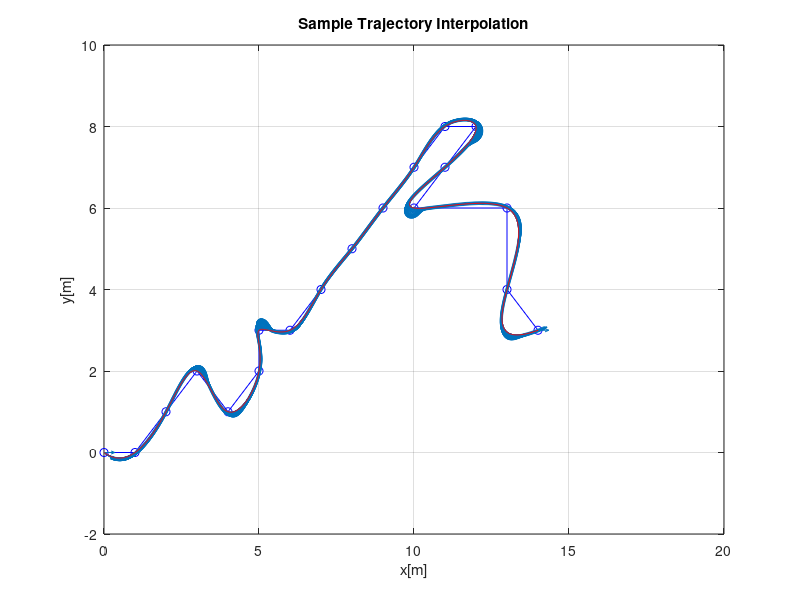

Write MATLAB code to recreate this figure.
%% Define trajectory from set of points 

point = [0, 0;
    1, 0;
    2, 1;
    3, 2;
    4, 1;
    5, 2;
    5, 3;
    6, 3;
    7, 4;
    8, 5;
    9, 6;
    10, 7;
    11, 8;
    12, 8;
    11, 7;
    10, 6;
    13, 6;
    13, 4;
    14,3];

s = 1:1:length(point);

x_traj = spline(s, point(:,1), 1:0.01:length(point));
y_traj = spline(s, point(:,2), 1:0.01:length(point));

xy_traj = [x_traj', y_traj'];

%% Add trajectory yaw from consecutive points

yaw = zeros(length(x_traj), 1);

for i = 2:length(x_traj)-1
    x_n = x_traj(i+1);
    x_prev = x_traj(i-1);
    y_n = y_traj(i+1);
    y_prev = y_traj(i-1);
    yaw(i) = atan2(y_n-y_prev, x_n-x_prev);
end

%% Plot trajectory

scale_factor = 0.01;

figure(200);
plot(point(:,1), point(:,2), 'bo-'); hold on;
quiver(x_traj', y_traj', cos(yaw) * scale_factor, sin(yaw) * scale_factor);
plot(x_traj, y_traj,'r-'); grid on; hold off;
title("Sample Trajectory Interpolation");
xlabel("x[m]");
ylabel("y[m]")

%% Save trajectory
traj = [x_traj', y_traj', yaw];

save('traj', 'traj')